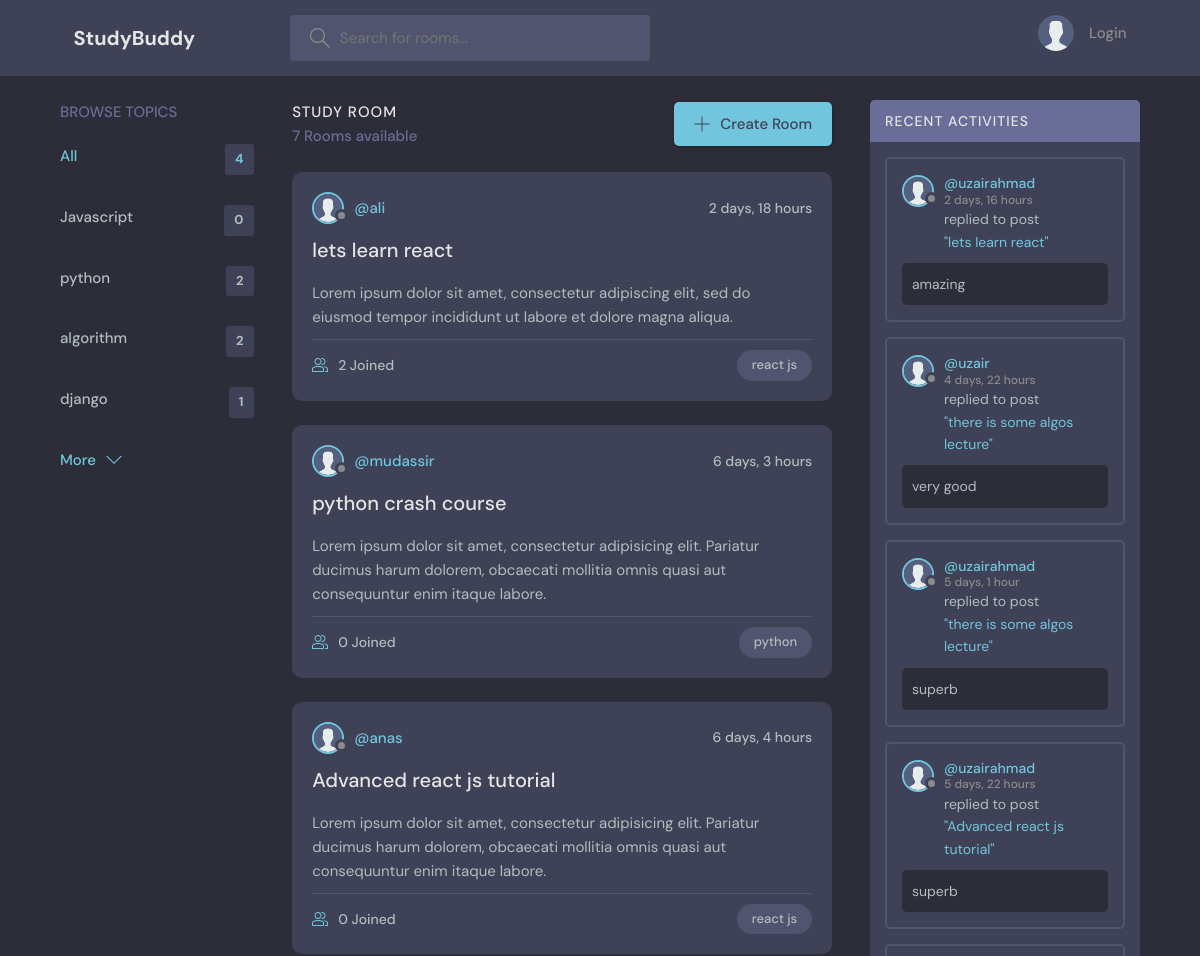
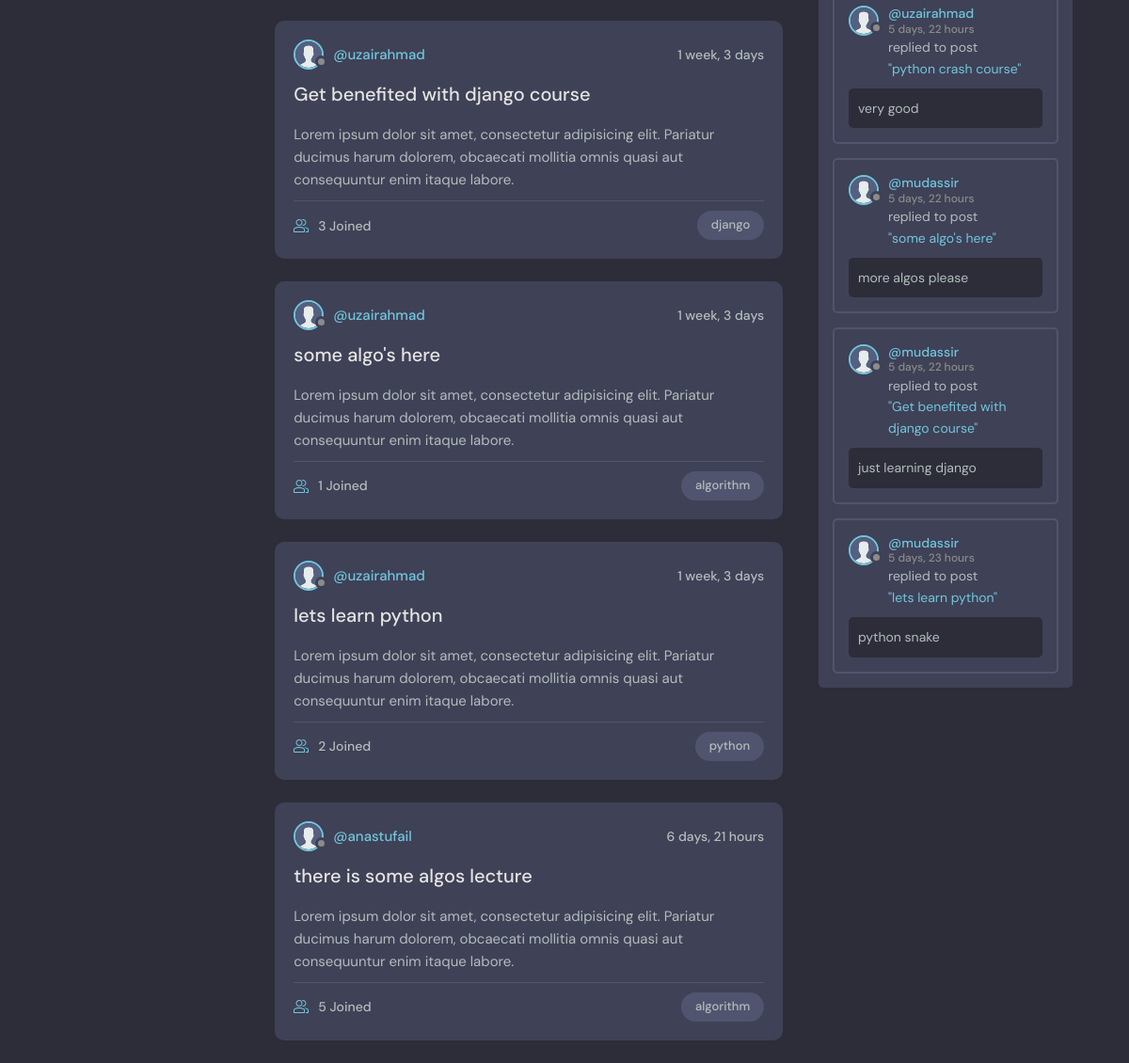
/, run on an earlier commit of the app's database (2 pictures, top to bottom).
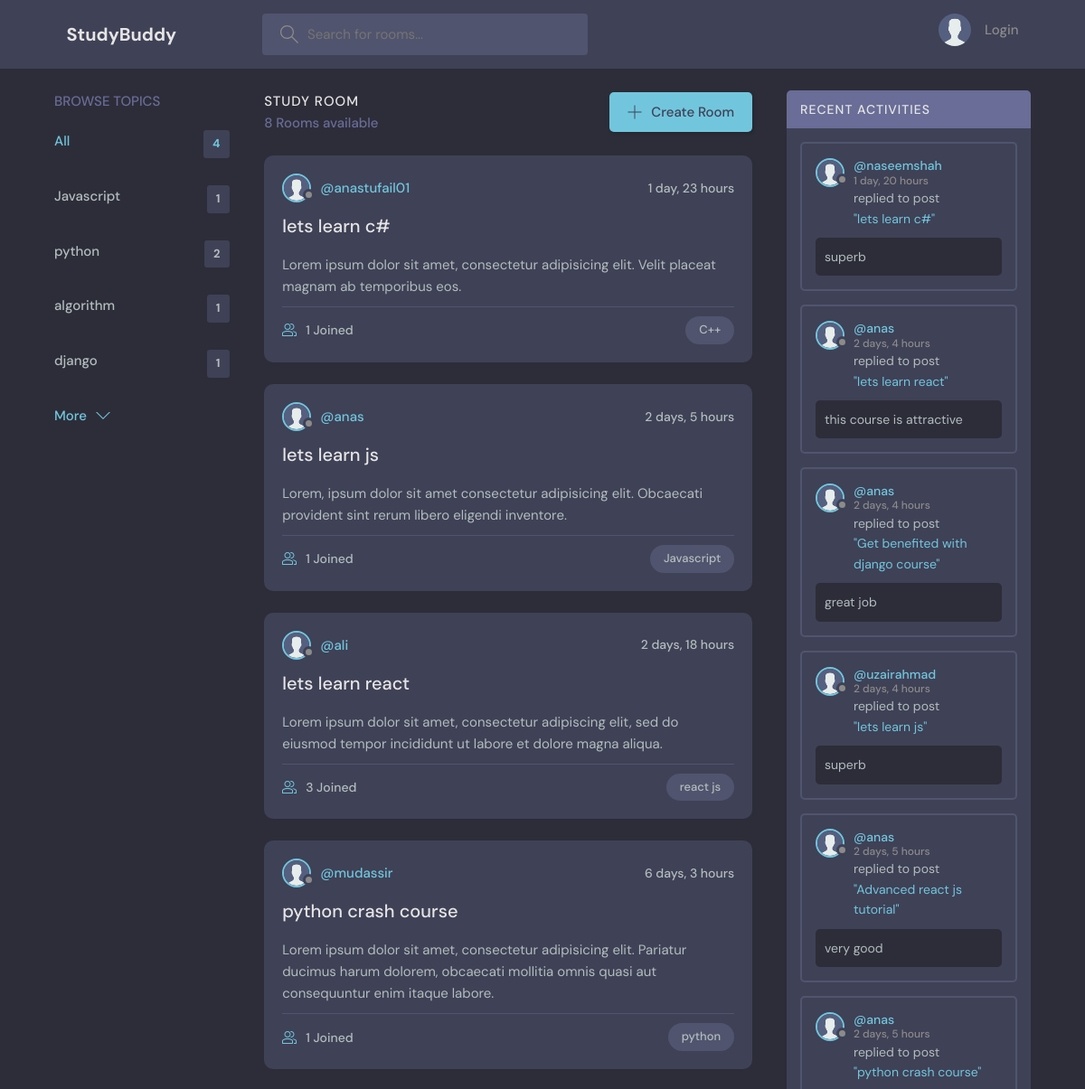
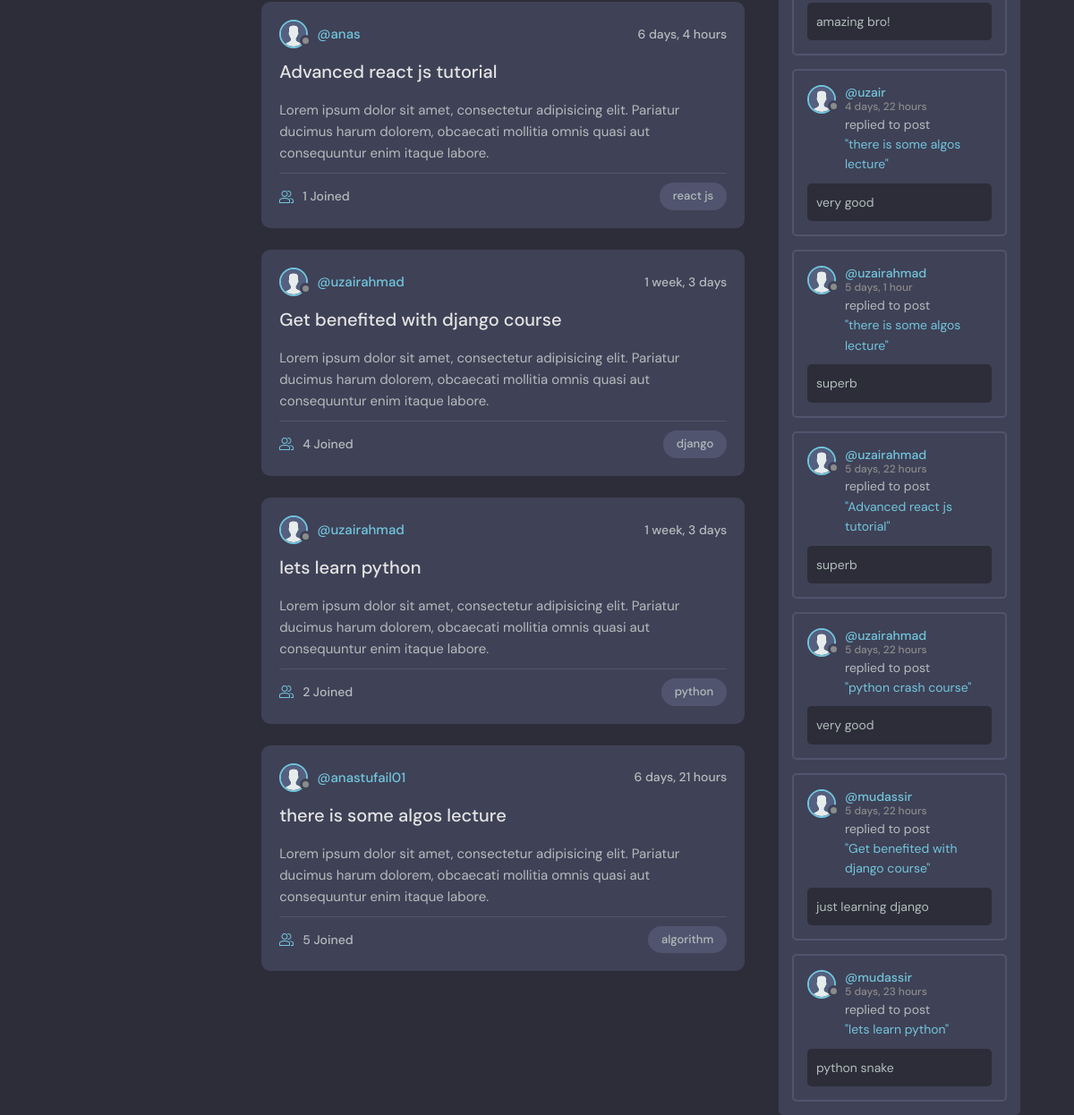
And on a later commit of the database (2 pictures, top to bottom).
### base/models.py (models this page shows)
class Topic(models.Model):
    name = models.CharField(max_length=200)
    def __str__(self):
        return self.name

class Room(models.Model):
    host = models.ForeignKey(User, on_delete=models.SET_NULL, null=True)
    topic = models.ForeignKey(Topic, on_delete=models.SET_NULL, null=True)
    name = models.CharField(max_length=200)
    participants=models.ManyToManyField(User,related_name='participants',blank=True)
    description = models.TextField(null=True, blank=True)
    updated = models.DateTimeField(auto_now=True)
    created = models.DateTimeField(auto_now_add=True)
    class Meta:
        ordering= ['-updated','-created']
    def __str__(self):
        return self.name

class Message(models.Model):
    user = models.ForeignKey(User, on_delete=models.CASCADE)
    room = models.ForeignKey(Room, on_delete=models.CASCADE)
    body = models.TextField()
    updated = models.DateTimeField(auto_now=True)
    created = models.DateTimeField(auto_now_add=True)
    class Meta:
        ordering= ['-updated','-created']
    def __str__(self):
        return self.body[0:50]

### base/views.py (the view)
# urls.py: path('', views.home, name='home'),
def home(request):
    q = request.GET.get('q') if request.GET.get('q') else ''
    if q:
        rooms = Room.objects.filter(
            Q(topic__name__icontains=q) |
            Q(name__icontains=q) |
            Q(description__icontains=q)
        )
    else:
        rooms = Room.objects.all()
    topics=Topic.objects.all()[0:4]
    room_count=rooms.count()
    room_message=Message.objects.filter(Q(room__topic__name__icontains=q))
    return render(request, 'base/home.html',{'rooms': rooms,'topics':topics,'room_count':room_count,'room_message':room_message})

### base/templates/base/home.html
{% extends 'main.html' %} {% block content %}
<main class="layout layout--3">
  <div class="container">
    {% include 'base/topics.html' %}
    {% include 'base/feed.html' %}
    {% include 'base/activity_component.html' %}
  </div>
</main>
{% endblock content%}

### base/templates/base/topics.html
<div class="topics">
  <div class="topics__header">
    <h2>Browse Topics</h2>
  </div>
  <ul class="topics__list">
    <li>
      <a href="{% url 'home' %}" class="active"
        >All <span>{{topics.count}}</span></a
      >
    </li>
    {% for topic in topics %}
    <li>
      <a href="{% url 'home' %}?q={{ topic.name }}"
        >{{topic.name}}<span>{{topic.room_set.all.count}}</span></a
      >
    </li>
    {% endfor %}
  </ul>
  <a class="btn btn--link" href="{% url 'topic' %}">
    More
    <svg
      version="1.1"
      xmlns="http://www.w3.org/2000/svg"
      width="32"
      height="32"
      viewBox="0 0 32 32"
    >
      <title>chevron-down</title>
      <path d="M16 21l-13-13h-3l16 16 16-16h-3l-13 13z"></path>
    </svg>
  </a>
</div>

### base/templates/base/feed.html (shortened to what this page needs)
{% load static %}
<div class="roomList">
  <div class="roomList__header">
    <div>
      <h2>Study Room</h2>
      <p>{{rooms.count}} Rooms available</p>
    </div>
    <a class="btn btn--main" href="{% url 'createRoom' %}">
      <svg
        version="1.1"
        xmlns="http://www.w3.org/2000/svg"
        width="32"
        height="32"
        viewBox="0 0 32 32"
      >
        <title>add</title>
        <path
          d="M16.943 0.943h-1.885v14.115h-14.115v1.885h14.115v14.115h1.885v-14.115h14.115v-1.885h-14.115v-14.115z"
        ></path>
      </svg>
      Create Room
    </a>
  </div>
  {% for room in rooms %}
  <div class="roomListRoom">
    <div class="roomListRoom__header">
      {% if room.host and room.host.id %}
      <a href="{% url 'profile' room.host.id %}" class="roomListRoom__author">
        <div class="avatar avatar--small">
          <img src="{% static 'images/avatar.svg' %}" alt="Avatar" />
        </div>
        <span>@{{ room.host.username }}</span>
      </a>
      {% endif %}
      <div class="roomListRoom__actions">
        <span>{{room.created|timesince}}</span>
      </div>
    </div>
    <div class="roomListRoom__content">
      <a href="{% url 'room' room.id %}">{{room.name}}</a>
      <p>{{room.description}}</p>
    </div>
    <div class="roomListRoom__meta">
      <a href="{% url 'room' room.id %}" class="roomListRoom__joined">
        {{room.participants.all.count}} Joined
      </a>
      <p class="roomListRoom__topic">{{room.topic}}</p>
    </div>
  </div>
  {% endfor %}
</div>

### base/templates/base/activity_component.html (shortened to what this page needs)
{% load static %}
<div class="activities">
  <div class="activities__header">
    <h2>Recent Activities</h2>
  </div>
  {% for message in room_message %}
  <div class="activities__box">
    <div class="activities__boxHeader roomListRoom__header">
      <a
        href="{% url 'profile' message.user.id %}"
        class="roomListRoom__author"
      >
        <div class="avatar avatar--small">
          <img src="{% static 'images/avatar.svg' %}" alt="Avatar" />
        </div>
        <p>
          @{{message.user}}
          <span>{{message.created|timesince}}</span>
        </p>
      </a>
    </div>
    <div class="activities__boxContent">
      <p>
        replied to post
        <a href="{% url 'room' message.room.id %}">"{{message.room}}"</a>
      </p>
      <div class="activities__boxRoomContent">{{message}}</div>
    </div>
  </div>
  {% endfor %}
</div>

What changed in the data, as far as the page shows it:
removed Room: host.username "uzairahmad", created "1 week, 3 days", name "some algo's here", description "Lorem ipsum dolor sit amet, consectetur adipisicing elit. Pariatur ducimus harum dolorem, obcaecati mollitia omnis quasi aut consequuntur enim itaque labore.", participants.all.count "1", topic "algorithm"
removed Message: user "uzairahmad", created "2 days, 16 hours", room "lets learn react", body "amazing"
removed Message: user "mudassir", created "5 days, 22 hours", room "some algo's here", body "more algos please"
computed for Topic "Javascript": room_set.all.count "0" → "1"
computed for Topic "algorithm": room_set.all.count "2" → "1"
added Room: host.username "anastufail01", created "1 day, 23 hours", name "lets learn c#", description "Lorem ipsum dolor sit amet, consectetur adipisicing elit. Velit placeat magnam ab temporibus eos.", participants.all.count "1", topic "C++"
added Room: host.username "anas", created "2 days, 5 hours", name "lets learn js", description "Lorem, ipsum dolor sit amet consectetur adipisicing elit. Obcaecati provident sint rerum libero eligendi inventore.", participants.all.count "1", topic "Javascript"
computed for Room "lets learn react": participants.all.count "2" → "3"
computed for Room "python crash course": participants.all.count "0" → "1"
computed for Room "Advanced react js tutorial": participants.all.count "0" → "1"
computed for Room "Get benefited with django course": participants.all.count "3" → "4"
changed through a linked row, Room "there is some algos lecture": host.username "anastufail" → "anastufail01"
added Message: user "naseemshah", created "1 day, 20 hours", room "lets learn c#", body "superb"
added Message: user "anas", created "2 days, 4 hours", room "lets learn react", body "this course is attractive"
added Message: user "anas", created "2 days, 4 hours", room "Get benefited with django course", body "great job"
added Message: user "uzairahmad", created "2 days, 4 hours", room "lets learn js", body "superb"
added Message: user "anas", created "2 days, 5 hours", room "Advanced react js tutorial", body "very good"
added Message: user "anas", created "2 days, 5 hours", room "python crash course", body "amazing bro!"
Also different on the page:
{{ rooms.count }}: "7" → "8"
